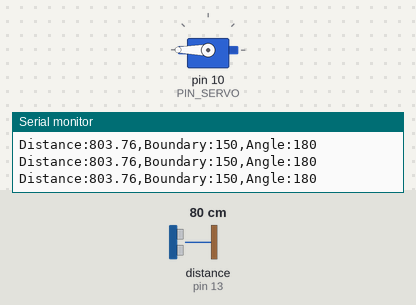
Bench run of a sketch on a simulated Arduino Uno, built with avr-gcc and run on an emulated ATmega328P. On the bench: servo, the last lines printed to the serial monitor. Wiring (inferred from the names in the program): ultrasonic range finder: trigger pin 12; echo pin 13. Inputs (shaded band) come from the test bench; at power-on: distance to the obstacle (sensor on pin 13) 80 cm. The echo pulse lasts 58.3 µs per cm.

Above: at 1.2 s.
1.3 s: distance to the obstacle (sensor on pin 13) set to 17 cm
2.8 s: distance to the obstacle (sensor on pin 13) set to 13 cm
At 5.4 s:
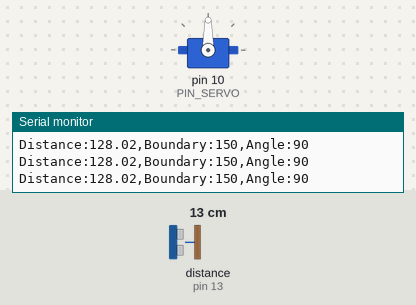
5.8 s: distance to the obstacle (sensor on pin 13) set to 18 cm
At 6.77 s:
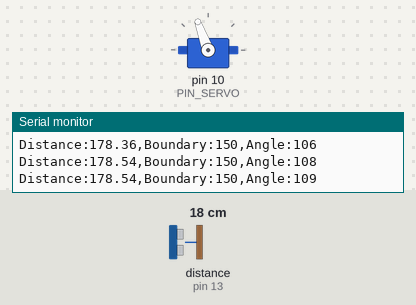
8.8 s: distance to the obstacle (sensor on pin 13) set to 2 cm
At 9.35 s:
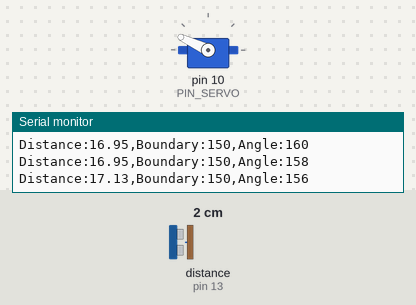
Timing chart, 0 to 11.8 s (numbered marks = the images above; inputs shaded):
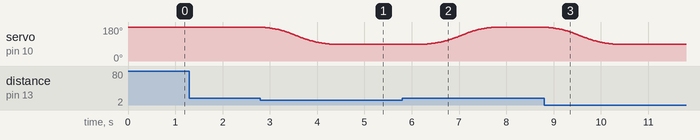

Measured:
- the behaviour switches between 16 and 15 cm on distance to the obstacle (sensor on pin 13) (found by bisection; images 0 and 1)
- after the input at 2.8 s, servo on pin 10 (PIN_SERVO): moves from 180° to 90° over 1.4 s, starting at once
- after the input at 5.8 s, servo on pin 10 (PIN_SERVO): moves from 90° to 180° over 1.4 s, starting after 0.53 s
- after the input at 8.8 s, servo on pin 10 (PIN_SERVO): moves from 180° to 90° over 1.4 s, starting at once

The sketch:

10C16.ino
```cpp
#include <Servo.h>
#include <math.h>

// ---------------- 핀 설정 ----------------
#define PIN_SERVO 10
#define PIN_TRIG  12
#define PIN_ECHO  13

// ---------------- 초음파센서 설정 ----------------
#define SND_VEL 346.0          // 음속 (m/s)
#define INTERVAL 25            // 거리 측정 주기 (ms)
#define PULSE_DURATION 10      // TRIG 펄스 길이 (us)
#define DETECT_DISTANCE 150    // 이 거리(mm) 안에 들어오면 차량으로 판단
#define OUT_COUNT 20           // 연속 20번(0.5초) 멀리 측정되면 차량이 지나간 것으로 판단

#define TIMEOUT ((unsigned long)(INTERVAL * 1000UL / 2))  // 12.5ms (약 2m까지 측정)
#define SCALE (0.001 * 0.5 * SND_VEL)                       // duration(us) -> 거리(mm)

// ---------------- 차단기 설정 ----------------
#define ANGLE_DOWN 180         // 차단기 내림
#define ANGLE_UP   90          // 차단기 올림
unsigned long MOVING_TIME = 1500;  // 한 번 움직이는 데 걸리는 시간 (ms)

// ---------------- 사용할 함수 선택 ----------------
#define CURVE_SIGMOID    0
#define CURVE_SMOOTHSTEP 1

#define CURVE_TYPE CURVE_SIGMOID

#define SIGMOID_K 6.0          // sigmoid 기울기 (클수록 가운데에서 빨라짐)

Servo myServo;

unsigned long last_sampling_time = 0;
unsigned long moveStartTime;

int startAngle   = ANGLE_DOWN;
int stopAngle    = ANGLE_DOWN;
int currentAngle = ANGLE_DOWN;

bool isInside = false;   // 차량이 감지 범위 안에 있는지
bool isMoving = false;   // 차단기가 움직이는 중인지
int  farCount = 0;       // 연속으로 멀리 측정된 횟수


// function prototypes
float USS_measure(int TRIG, int ECHO);
double sigmoid(double x);
double smoothstep(double x);
double curve(double x);
void moveServo(int angle);
void updateServo();


void setup() {
  myServo.attach(PIN_SERVO);
  myServo.write(ANGLE_DOWN);   // 처음엔 차단기 내림

  pinMode(PIN_TRIG, OUTPUT);
  pinMode(PIN_ECHO, INPUT);
  digitalWrite(PIN_TRIG, LOW);

  Serial.begin(57600);
}


void loop() {
  updateServo();   // 서보는 loop가 돌 때마다 갱신

  // 거리 측정은 25ms마다
  if (millis() - last_sampling_time < INTERVAL)
    return;
  last_sampling_time += INTERVAL;

  float dist_raw = USS_measure(PIN_TRIG, PIN_ECHO);

  Serial.print("Distance:");
  Serial.print(dist_raw);
  Serial.print(",Boundary:");
  Serial.print(DETECT_DISTANCE);
  Serial.print(",Angle:");
  Serial.println(currentAngle);

  // dist_raw < 0 : 2m 안에 아무것도 없음 (멀리 있는 것으로 처리)
  bool near = (dist_raw > 0 && dist_raw <= DETECT_DISTANCE);

  if (near) {
    farCount = 0;
    if (!isInside) {
      // 차량 감지 -> 차단기 올림
      isInside = true;
      moveServo(ANGLE_UP);
    }
  }
  else if (isInside) {
    // 센서 값이 한 번 튀는 것에 반응하지 않도록 연속으로 멀 때만 내림
    farCount++;
    if (farCount >= OUT_COUNT) {
      // 차량 통과 -> 차단기 내림
      isInside = false;
      farCount = 0;
      moveServo(ANGLE_DOWN);
    }
  }
}


// 초음파센서로 거리(mm) 측정
float USS_measure(int TRIG, int ECHO) {
  digitalWrite(TRIG, LOW);
  delayMicroseconds(2);
  digitalWrite(TRIG, HIGH);
  delayMicroseconds(PULSE_DURATION);
  digitalWrite(TRIG, LOW);

  unsigned long duration = pulseIn(ECHO, HIGH, TIMEOUT);
  if (duration == 0)
    return -1.0;

  return duration * SCALE;
}


// ======================================================
// 서보 제어 함수 (입력 x: 진행 비율 0~1, 출력: 위치 비율 0~1)
// ======================================================

// (1) sigmoid 함수
// x(0~1)를 그대로 넣으면 sigmoid의 거의 직선인 부분만 써서 등속 이동과 비슷해진다.
// 그래서 x를 -k/2 ~ +k/2 범위로 넓혀서 S자 모양 전체를 사용하고,
// 시작값이 0, 끝값이 1이 되도록 정규화한다.
double sigmoid(double x) {
  double s0 = 1.0 / (1.0 + exp(SIGMOID_K / 2.0));    // x = 0 일 때
  double s1 = 1.0 / (1.0 + exp(-SIGMOID_K / 2.0));   // x = 1 일 때
  double s  = 1.0 / (1.0 + exp(-SIGMOID_K * (x - 0.5)));
  return (s - s0) / (s1 - s0);
}

// (2) smoothstep 함수: y = 3x^2 - 2x^3
// 곱셈만으로 계산하는 간단한 3차 다항식이다.
// x=0, x=1에서 기울기(속도)가 0이라 출발과 정지가 부드럽다.
double smoothstep(double x) {
  return x * x * (3.0 - 2.0 * x);
}

double curve(double x) {
#if CURVE_TYPE == CURVE_SIGMOID
  return sigmoid(x);
#else
  return smoothstep(x);
#endif
}


// 새 목표 각도로 이동 시작
void moveServo(int angle) {
  startAngle = currentAngle;   // 지금 위치에서 출발 (중간에 방향이 바뀌어도 튀지 않음)
  stopAngle  = angle;
  moveStartTime = millis();
  isMoving = true;
}


// 실습3 구조: 지난 시간으로 진행 비율을 구해서 각도 계산
void updateServo() {
  if (!isMoving)
    return;

  unsigned long progress = millis() - moveStartTime;

  if (progress <= MOVING_TIME) {
    double x = (double)progress / MOVING_TIME;   // 진행 비율 0~1
    double y = curve(x);                         // 위치 비율 0~1
    currentAngle = startAngle + (stopAngle - startAngle) * y;
    myServo.write(currentAngle);
  }
  else {
    currentAngle = stopAngle;    // 이동 끝
    myServo.write(stopAngle);
    isMoving = false;
  }
}
```
